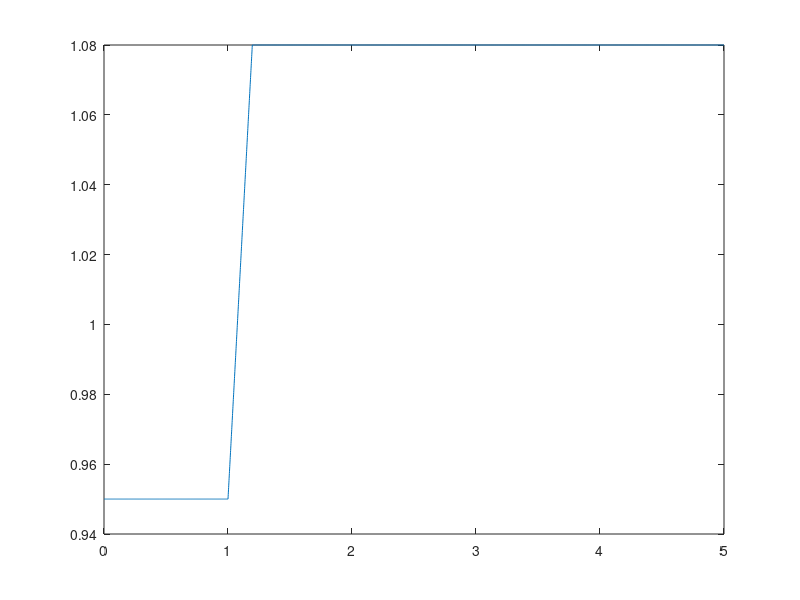

The MATLAB source for this figure:
%  Function:       create_ramp.m
% 
%  Description:    Generate test cases based on Mileusnic et al 2006 JNP.
%                  Create a ramp function for spindle model input, starting
%                  length L1 (units: L0), final length L2(units: L0),
%                  ramp slope V (units: L0/s). Time step 0.001 s. Time
%                  vector length 5s. Start point of ramp: 1s. 
% 
%  Date:           03-31-11
%  
%  Author:         Boshuo Wang, boshuowa@usc.edu
% 
%  Output:         ramp.mat, variable name: data
% 
%  Others:         .mat file is input for spindle_test_ramp.mdl
% 



L1=0.95;    %min length     (Mileusnic et al 2006 JNP)
L2=1.08;    %max length
V=0.66;     %rising velocity (L0/s)

dt=0.001;
t=linspace(0,5,5/dt+1);

L=ones(size(t))*L1;

tstart=1;

n1=tstart/dt+1;n2=round((L2-L1)/V/dt);

L(n1:n1+n2-1) = L(n1:n1+n2-1)  +linspace(0,(L2-L1),n2);
L(n1+n2:end)=L2;

plot(t,L);

data=[t;L];
save ramp.mat data